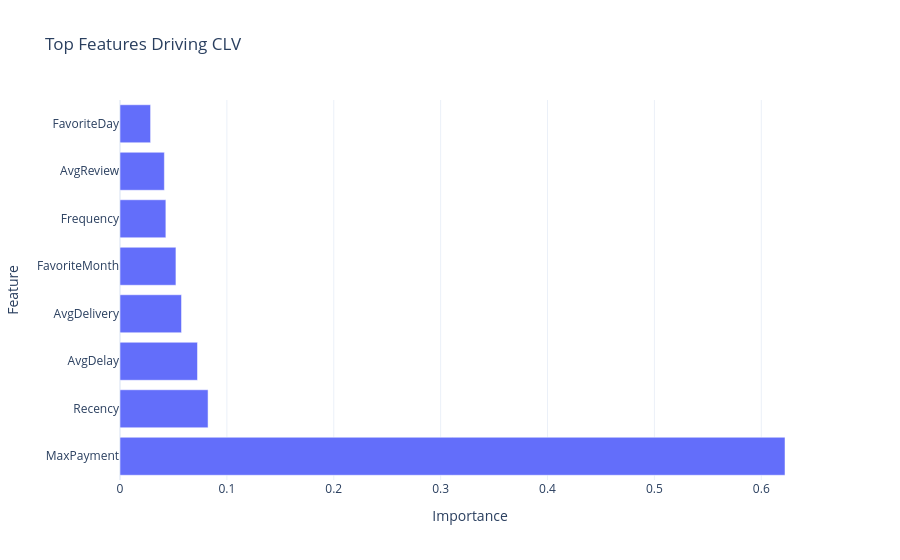

Source (notebook cell):
### Code cell
fig = px.bar(

    importance.head(10),

    x="Importance",

    y="Feature",

    orientation="h",

    title="Top Features Driving CLV",

    template="plotly_white"

)

fig.show()

### Figure 1 — Plotly figure (JSON) as saved in the notebook; plotly's stock layout.template omitted (floating-point values rounded to 4 significant figures)
{"data": [{"hovertemplate": "Importance=%{x}<br>Feature=%{y}<extra></extra>", "legendgroup": "", "marker": {"color": "#636efa", "pattern": {"shape": ""}}, "name": "", "orientation": "h", "showlegend": false, "textposition": "auto", "type": "bar", "x": [0.6222, 0.0824, 0.0725, 0.05756, 0.05233, 0.04291, 0.0415, 0.02861], "xaxis": "x", "y": ["MaxPayment", "Recency", "AvgDelay", "AvgDelivery", "FavoriteMonth", "Frequency", "AvgReview", "FavoriteDay"], "yaxis": "y"}], "layout": {"barmode": "relative", "legend": {"tracegroupgap": 0}, "title": {"text": "Top Features Driving CLV"}, "xaxis": {"anchor": "y", "domain": [0, 1], "title": {"text": "Importance"}}, "yaxis": {"anchor": "x", "domain": [0, 1], "title": {"text": "Feature"}}}}
